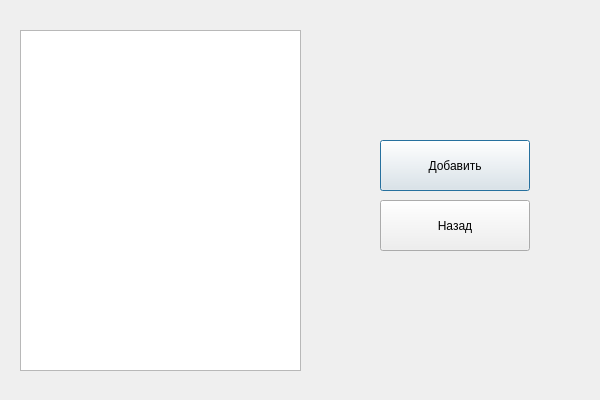
<?xml version="1.0" encoding="UTF-8"?>
<ui version="4.0">
 <class>Dialog</class>
 <widget class="QDialog" name="Dialog">
  <property name="geometry">
   <rect>
    <x>0</x>
    <y>0</y>
    <width>600</width>
    <height>400</height>
   </rect>
  </property>
  <property name="windowTitle">
   <string>Dialog</string>
  </property>
  <widget class="QTableWidget" name="SpecTable">
   <property name="geometry">
    <rect>
     <x>20</x>
     <y>30</y>
     <width>281</width>
     <height>341</height>
    </rect>
   </property>
  </widget>
  <widget class="QPushButton" name="CompleteButton">
   <property name="geometry">
    <rect>
     <x>380</x>
     <y>140</y>
     <width>150</width>
     <height>51</height>
    </rect>
   </property>
   <property name="text">
    <string>Добавить</string>
   </property>
  </widget>
  <widget class="QPushButton" name="BackButton">
   <property name="geometry">
    <rect>
     <x>380</x>
     <y>200</y>
     <width>150</width>
     <height>51</height>
    </rect>
   </property>
   <property name="text">
    <string>Назад</string>
   </property>
  </widget>
  <widget class="QLabel" name="NotificationLabel">
   <property name="geometry">
    <rect>
     <x>380</x>
     <y>100</y>
     <width>150</width>
     <height>30</height>
    </rect>
   </property>
   <property name="text">
    <string/>
   </property>
   <property name="alignment">
    <set>Qt::AlignCenter</set>
   </property>
  </widget>
 </widget>
 <resources/>
 <connections/>
</ui>
